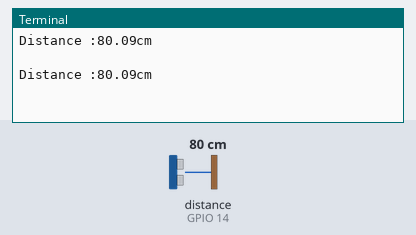
Bench run of a program on a simulated Raspberry Pi (BCM pin numbers). Parts: the last lines printed to the terminal. The test bench sets the inputs (shaded band); at power-on: distance to the obstacle (sensor on GPIO 14) 80 cm. The echo pulse lasts 58.3 µs per cm; the clock reads 2024-03-15 10:24:30 at power-on unless the program sets it.

Above: at 3.2 s.
3.3 s: distance to the obstacle (sensor on GPIO 14) set to 2 cm
At 4.6 s:
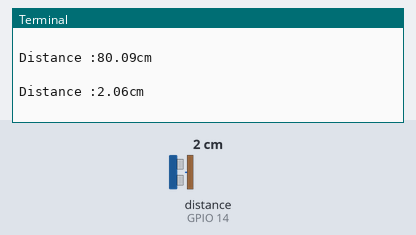
4.8 s: distance to the obstacle (sensor on GPIO 14) set to 4 cm
At 5.8 s:
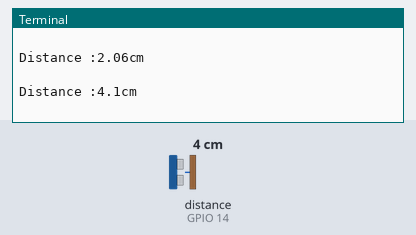
Timing chart, 0 to 7.8 s (numbered marks = the images above; inputs shaded):
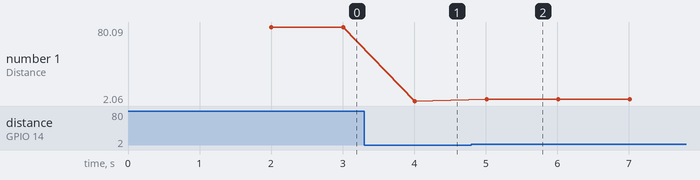

The program:

ultra_sonic.py
```python
import RPi.GPIO as GPIO
import time
import sys

TRIGGER = 4
ECHO = 14

GPIO.setmode(GPIO.BCM)
GPIO.setup(TRIGGER, GPIO.OUT)
GPIO.setup(ECHO, GPIO.IN)

GPIO.output(TRIGGER, GPIO.LOW)
time.sleep(2)

start_time = 0
end_time = 0

try:
	while True:
		GPIO.output(TRIGGER, GPIO.HIGH)
		time.sleep(0.00001)
		GPIO.output(TRIGGER, GPIO.LOW)

		while GPIO.input(ECHO) == 0:
			start_time = time.time()
		while GPIO.input(ECHO) == 1:
			end_time = time.time()

		duration = end_time - start_time
		distance = round(duration*17150, 2)

		print("Distance :{x}cm\n".format(x=distance))
		time.sleep(1)

except KeyboardInterrupt:
	GPIO.cleanup()
	sys.exit()
```

Measured:
- after the input at 3.3 s, the terminal: prints a new line after 0.71 s (image 1)
- after the input at 4.8 s, the terminal: prints a new line after 0.21 s (image 2)
- plotted number 1: 80.09 → 2.06 after the input at 3.3 s, 2.06 → 4.1 after the input at 4.8 s
